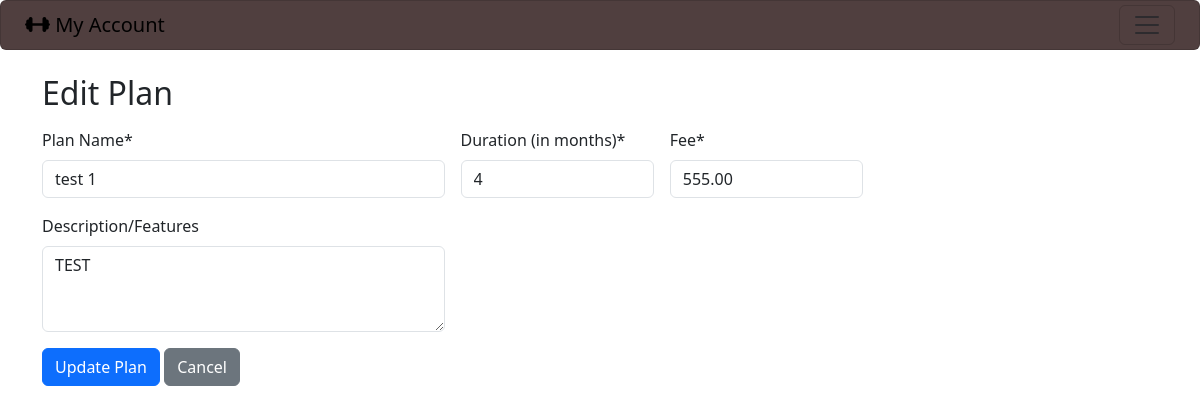
The page /admin_plans_edit/3/ (signed in) on the database its author committed.
### gymapp/models.py (models this page shows, shortened)
class MembershipPlan(models.Model):
    name = models.CharField(max_length=100)
    duration_months = models.PositiveIntegerField() #e.g., 1, 3, 6, 9, 12, months
    fee = models.DecimalField(max_digits=6, decimal_places=2) #e.g., 500, 1000 php
    description = models.TextField(blank=True)

### gymapp/views.py (the view)
    def wrapper(request, *args, **kwargs):
        if not request.user.is_authenticated or getattr(request.user,'role',None) != 'ADMIN':
            messages.error(request, 'You must be an admin to access this page.')
            return redirect('admin_login')
        return view_func(request, *args, **kwargs)

### gymapp/views.py (called while the page is built, shortened)
def admin_required(view_func):
    def wrapper(request, *args, **kwargs):
        if not request.user.is_authenticated or getattr(request.user,'role',None) != 'ADMIN':
            messages.error(request, 'You must be an admin to access this page.')
            return redirect('admin_login')
        return view_func(request, *args, **kwargs)
    return wrapper

@admin_required
def admin_plan_edit(request, plan_id):
    plan = MembershipPlan.objects.get(id=plan_id)
    return render(request, 'admin_plan_form.html', {'plan':plan, 'mode':'edit'})

### gymapp/templates/admin_plan_form.html (shortened to what this page needs)
{% extends 'base.html' %}
{% block content %}
<h2 class="mb-3">
    {% if mode == 'add' %} Add Plan {% else %} Edit Plan {% endif %}
</h2>
<form method="post" class="row g-3 w-75">
<div class="col-md-6">
    <label class="form-label">Plan Name*</label>
    <input type="text" name="name" class="form-control" value="{{plan.name|default:''}}">
</div>
<div class="col-md-3">
    <label class="form-label">Duration (in months)*</label>
    <input type="number" min="1" max="12" name="duration_months" class="form-control" value="{{plan.duration_months|default:''}}">
</div>
<div class="col-md-3">
    <label class="form-label">Fee*</label>
    <input type="number" step = "0.1" name="fee" class="form-control" value="{{plan.fee|default:''}}">
</div>
<div class="col-md-6">
    <label class="form-label">Description/Features</label>
    <textarea name="description" class="form-control" rows="3">{{plan.description|default:''}}</textarea>
</div>
<div class="col-md-12">
    <button type="submit" class="btn btn-primary">
        {% if mode == 'add' %} Add Plan {% else %} Update Plan {% endif %}
    </button>
    <a href="{% url 'admin_plans_list' %}" class="btn btn-secondary">Cancel</a>
</div>
</form>
{% endblock %}

### rows shown on the page
MembershipPlan: name "test 1", duration_months "4", fee "555.00", description "TEST"
